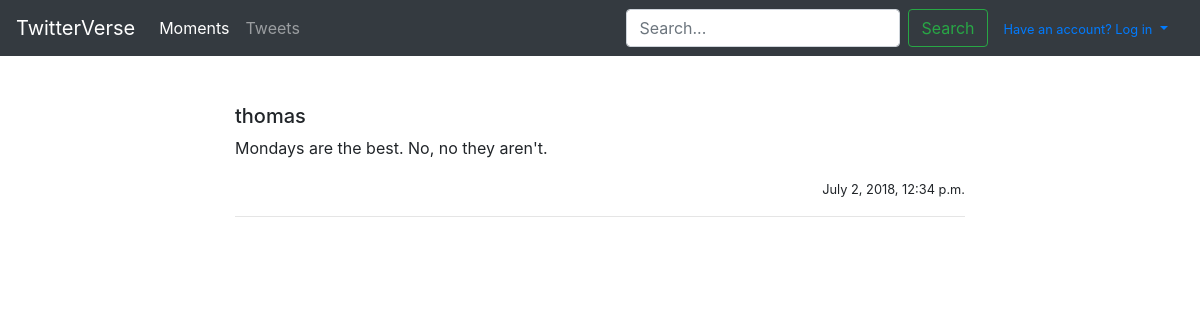
Page /tweet/3/ on the committed database.
### tweets/models.py (models this page shows, shortened)
class Tweet(models.Model):
	user = models.ForeignKey(settings.AUTH_USER_MODEL, on_delete=models.CASCADE)
	content = models.TextField(max_length=180, validators=[validate_content])
	updated = models.DateTimeField(auto_now=True)
	created = models.DateTimeField(auto_now_add=True)
	def __str__(self):
		return str(self.content)

### tweets/views.py (the view)
# urls.py: url(r'^(?P<pk>\d+)/$', TweetDetailView.as_view(), name='detail'), # localhost:4000/tweet/id_of_tweet
class TweetDetailView(DetailView):
	template_name = "tweets/detail_view.html"
	queryset = Tweet.objects.all()
	def get_context_data(self, **kwargs):
		context = super().get_context_data(**kwargs)
		print(context)
		return context

### tweets/templates/tweets/detail_view.html (shortened to what this page needs)
{% extends "base.html" %}
{% block content %}
<br>
<div class="row">
	<div class="col-sm-8 offset-sm-2">
		<div class="media">
  			<div class="media-body">
    			<h5 class="mt-0">{{object.user}}</h5>
				<p>{{object.content}}</p>
				<p align="right"><small>{{object.created}}</small></p>
				<hr>
			</div>
		</div>
	</div>
</div>
{% endblock content %}

### rows in the picture
Tweet: user "thomas", content "Mondays are the best. No, no they aren't.", created "July 2, 2018, 12:34 p.m."
